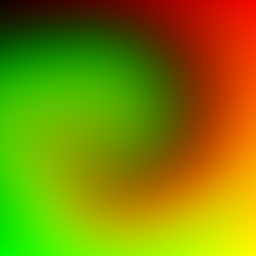
#> input picture data/assets/distort/distort-mask.png, 256 x 256 px, found by its file name
$ python -i imgen.py   (imports and definitions only)   (older library calls are emulated)
#> lines starting #> are read from the running program, lines starting #| are printed output that depends on the picture
### data.py

import csv, re, os
from configparser import RawConfigParser
from datetime import datetime
from random import random, randint
from pony.orm import *


def load_configs(path='data/config.ini'):
    def parse_percent(p):
        return float(p.replace('%', ''))/100
    def parse_times(x):
        return float(x.replace('x', ''))
    def parse_range(r):
        return [int(n) for n in r.split('..')]
    def parse_seconds(t):
        t = t.strip()
        if 'h' in t:
            tm = t.split('h')
            if tm[1] == '':
                return int(tm[0])*60*60
            else:
                return int(tm[0])*60*60+int(tm[1].replace('min', ''))*60
        if 'min' in t:
            return int(t.replace('min', ''))*60
        return int(t.replace('s', ''))
    def parse_tags(l):
        return [i.strip() for i in l.strip().replace(' ', ',').split(',') if i.strip()]

    conf = RawConfigParser()
    conf.read(path)
    gen = conf['GEN'] if 'GEN' in conf else {}
    battle = conf['BATTLE'] if 'BATTLE' in conf else {}
    sns = conf['SNS'] if 'SNS' in conf else {}
    db = conf['DB'] if 'DB' in conf else {}
    return {
        'gen': {
            'hp': parse_range(gen.get('HP', '30..40')),
            'ap': parse_range(gen.get('AP', '21..30')),
            'moves': int(gen.get('moves', '4')),
        },
        'battle': {
            'critical-chance': parse_percent(battle.get('critical-chance', '20%')),
            'critical-factor': parse_times(battle.get('critical-factor', '2x')),
            'season-duration': int(battle.get('season-duration', '10')),
            'event-interval': parse_seconds(battle.get('event-interval', '10min')),
        },
        'sns': {
            'hashtags': parse_tags(sns.get('hashtags', '')),
            'poll-duration': parse_seconds(sns.get('poll-duration', '3h')),
        },
        'db': {
            'max-seasons': int(db.get('max-seasons', '-1')),
        }
    }

def load_moves_data(path='data/moves.csv'):
    moves = []
    with open(path, 'r', encoding='utf-8') as data:
        csv_data = csv.DictReader(data)
        for row in csv_data:
            moves.append([
                row['name'], int(row['damage']), int(row['cost']), row['message']
            ])
    data.close()
    return moves

def load_messages_data(path='data/messages.csv'):
    msgs = {}
    with open(path, 'r', encoding='utf-8') as data:
        csv_data = csv.DictReader(data)
        for row in csv_data:
            msgs[row['key']] = row['message']
    data.close()
    return msgs

def load_canon_roosters(path='data/roosters.csv'):
    roosters = []
    with open(path, 'r', encoding='utf-8') as data:
        csv_data = csv.DictReader(data)
        for row in csv_data:
            roosters.append([row['name'], row['image'], row['mask'] or 'distort-mask.png'])
    data.close()
    return roosters

CONFIGS = load_configs()
CANON_ROOSTERS = load_canon_roosters()
#> (reads data/roosters.csv from the repository)
ROOSTER_MOVES = load_moves_data()
#> (reads data/moves.csv from the repository)
TURN_MSG = load_messages_data()
#> (reads data/messages.csv from the repository)
DB = Database()


class Rooster(DB.Entity):
    id = PrimaryKey(int, auto=True)
    created = Optional(datetime, default=lambda: datetime.now())
    name = Optional(str, unique=True, default='Unnamed')
    sprite = Optional(str)
    mask = Optional(str)
    HP = Required(int, column='hp_total', default=0)  # Total HP
    hp = Optional(int, column='hp_current')  # Current HP
    hp_prev = Optional(int, column='hp_prev')  # Previous HP
    AP = Required(int, column='ap_total', default=0)  # Total AP
    ap = Optional(int, column='ap_current')  # Current AP
    ap_prev = Optional(int, column='ap_prev')  # Previous AP
    is_canon = Optional(bool, default=False)
    moves = Set('Move')
    battles = Set('Battle', reverse='roosters')
    victories = Set('Battle', reverse='winner')

    # [50 lines left out: functions init_canon, randomize, generate, not called in this run]

    def reset(self):
        self.revive()
        self.replenish()

    # [5 lines left out: function replenish, not called in this run]

    def revive(self):
        self.hp = self.hp_prev = self.HP
        commit()

    # [11 lines left out: functions damage, attack, not called in this run]

    def is_dead(self):
        return self.hp <= 0


class Move(DB.Entity):
    id = PrimaryKey(int, auto=True)
    name = Optional(str, default='Unnamed')
    damage = Required(int, default=0)
    cost = Required(int, default=0)
    roosters = Set(Rooster)
    msg = Optional(str, default='{a} -> {b}')

    # [12 lines left out: function import_data, not called in this run]

class Battle(DB.Entity):
    id = PrimaryKey(int, auto=True)
    date = Optional(datetime, default=lambda: datetime.now())
    season = Required('Season')
    roosters = Set(Rooster, reverse='battles')
    winner = Optional(Rooster, reverse='victories')
    turns = Set('Turn')
    sns = Set('SnsAPI')

    # [7 lines left out: function new, not called in this run]

    @classmethod
    def get_turn_count(cls):
        return [len(t.turns) for t in cls.select()]

    @classmethod
    def last_battle(cls):
        return cls.select().sort_by(-1).first()

    def ko(self, winner):
        self.winner = winner
        commit()

    def last_turn(self):
        return select(t for t in Turn if t.battle==self).sort_by(-1).first()

class Turn(DB.Entity):
    id = PrimaryKey(int, auto=True)
    which = Required(int)
    info = Optional(Json)
    battle = Optional(Battle)

class Season(DB.Entity):
    id = PrimaryKey(int, auto=True)
    battles = Set(Battle)
    done = Optional(bool, default=False)

    @classmethod
    def last(cls):
        return cls.select().sort_by(-1).first()

    def set_done(self, done):
        self.done = done
        commit()

    def is_over(self):
        battles = select(b for b in Battle if b.season==self and b.winner)
        return battles.count() >= CONFIGS['battle']['season-duration']

    # [10 lines left out: function winner, not called in this run]


class SnsAPI(DB.Entity):
    id = PrimaryKey(int, auto=True)
    status = Set('SnsStatus')
    battle = Optional(Battle)

    # [4 lines left out: function last_status_id, not called in this run]

class SnsStatus(DB.Entity):
    id = PrimaryKey(int, auto=True)
    status_id = Optional(int, size=64)
    sns_api = Optional(SnsAPI)


# [20 lines left out: function init_db, not called in this run]

def clear_db():
    DB.drop_all_tables(with_all_data=True)
    print('Database was successfully cleared.')

### imgen.py

import os
from enum import IntEnum, IntFlag
from PIL import Image, ImageDraw, ImageFont, ImageOps, ImageFilter
from data import Rooster, Move, init_db, db_session


class Side(IntEnum):
    LEFT, RIGHT = range(2)

class BarText(IntEnum):
    NO_TEXT, FACTOR, CURRENT_TOTAL = range(3)

class HitType(IntEnum):
    FAIL, HIT, CRITICAL = range(3)

class BattleFlag(IntFlag):
    NONE = 0
    HIT, HIGHLIGHT, DONE = (1<<n for n in range(3))


BAR_MARGIN = 3
BAR_WIDTH = 275
ASSETS_ROOT = 'data/assets/'
ROOSTERS_ROOT = os.path.join(ASSETS_ROOT, 'roosters')
REGULAR_FONT = os.path.join(ASSETS_ROOT, 'ui/OpenDyslexic3-Regular.ttf')
BOLD_FONT = os.path.join(ASSETS_ROOT, 'ui/OpenDyslexic3-Bold.ttf')
FONT_CACHE = {}


# [6 lines left out: function font, not called in this run]

def uvfilter(img, flt):
    # resize to save calculations on image iteration
    # NOTE: this method adds some artifacts in the image if size is not power of 2.
    flt = flt.resize(img.size, Image.ANTIALIAS)
    src = img.copy()
    srcd = src.load()
    imgd = img.load()
    uvd = flt.load()
    R, G, B, A = range(4)
    for x in range(src.width):
        for y in range(src.height):
            new = uvd[x, y]
            new_px = srcd[new[0]*src.width/256, new[1]*src.height/256]
            a = new[A] if new[A] <= 255 and new_px[A] != 0 else new_px[A]
            imgd[x, y] = new_px[:A]+(a,)
    return img

def distort_sprite(sprite, mask='distort-mask.png'):
#> called with sprite = 'data/assets/distort/distort-mask.png', mask = 'distort-mask.png'
    return uvfilter(Image.open(os.path.join(ROOSTERS_ROOT, sprite)).convert('RGBA'), Image.open(os.path.join(ASSETS_ROOT, 'distort', mask)).convert('RGBA'))
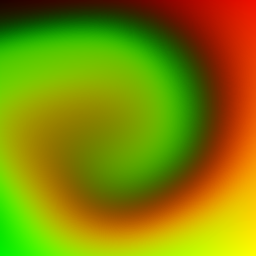
#> returned value: PIL image 256x256 RGBA; mean R, G, B, A 127.6, 132.6, 0, 255

def distort_img(img, mask='distort-mask.png'):
    return uvfilter(img, Image.open(os.path.join(ASSETS_ROOT, 'distort', mask)).convert('RGBA'))

# [29 lines left out: function create_progressbar, not called in this run]

def create_progressbar2(current, total=1, prev=None, mode=BarText.FACTOR, anchor=Side.LEFT, fg_color='#FF000050', prev_color="#FF0000"):
    return create_progressbar(current, total, prev, mode, BAR_WIDTH, anchor, '#000000', fg_color, prev_color)

def create_hpbar(current, total=1, prev=None, mode=BarText.NO_TEXT, anchor=Side.LEFT):
    # Helper function for HP
    return create_progressbar2(current, total, prev, mode, anchor, '#FFFF00', '#FF0000')

def create_apbar(current, total=1, prev=None, mode=BarText.CURRENT_TOTAL, anchor=Side.LEFT):
    # Helper function for AP
    return create_progressbar2(current, total, prev, mode, anchor, '#0000FF', '#0000FF50')

# [147 lines left out: functions create_movebtn, create_movesgrid_img, create_movesgrid, create_battlebg, create_battle, not called in this run]

# [2 lines that did not run here, left out]

# [8 lines that did not run here, left out]

def create_season_winner(winner):
    im = Image.open(os.path.join(ROOSTERS_ROOT, winner)).convert('RGBA')
    return im # TODO

# [145 lines not run here, left out]

>>> result = distort_sprite('data/assets/distort/distort-mask.png')
